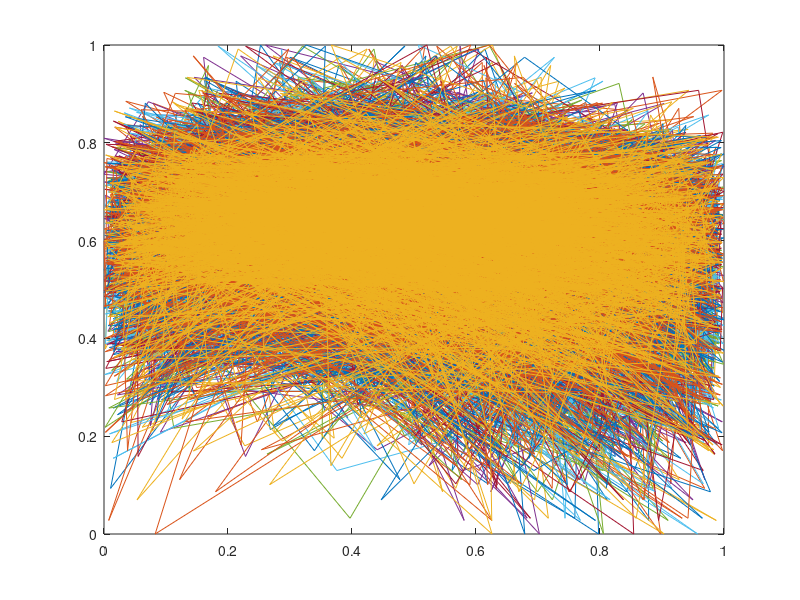

Reproduce this figure in MATLAB.
%%
%Create matrix and initialize to all zeros

load('synthetic.mat');
noTrainSyn = floor(0.9 * length(x));
noValidationSyn= size(x,2)- noTrainSyn;
X = x.';
Y = t;

%%
plot(X,Y);
%% Divide data into training, test and validation

X_rand_syn = randperm(length(X));
X_rand_syn = (X_rand_syn).';
trainingIndexes_syn = X_rand_syn(1:noTrainSyn);
validationIndexes_syn = X_rand_syn(noTrainSyn+1:end);
%%

X_training_syn = X(trainingIndexes_syn,:);
Y_training_syn = Y(trainingIndexes_syn,:);
trainInd2 = trainingIndexes_syn;
%% 

M2= 5;
mu2 = zeros(10,M2);

Xforclosed_syn = randperm(noTrainSyn,M2);
Xforclosed_syn = (Xforclosed_syn).';
% populate mu2 matrix
for i= 1 : M2
    mu2(:,i) = X_training_syn(Xforclosed_syn(i),:); 
end
%% populate sigma_syn
sigma_syn = zeros(10:10);
sigma_syn = var(X_training_syn)*0.1;
for i=1:10
     if sigma_syn(1,i) < 0.0001 
         sigma_syn(1,i) = 0.01;
     end
 end
 
 sigma_syn = diag(sigma_syn);
 D= 10;
 Sigma2= zeros(D,D);
 
 for i= 1:M2
     Sigma2(:,:,i) = sigma_syn;
 end
 

%% Calculate design matrix for training set
phi_syn = zeros(noTrainSyn,M2);
phi_syn(:,1)= 1;
   
for j= 2 : M2

   for i = 1 : noTrainSyn
   a1= inv(Sigma2(:,:,j));   
   b1= (X_training_syn(i,:).'-mu2(:,j)).';
   c1= (X_training_syn(i,:).'-mu2(:,j));
   d1= -0.5 * b1 * a1 * c1;
   phi_syn(i,j) = exp(d1);
   end
   
end

%%
lambda2= 0.2;

w2 = inv( lambda2*eye(M2,M2)+ phi_syn.'*phi_syn)*phi_syn.'*Y_training_syn;

%% Root mean square error for training set

Err2= 0.5 * ((Y_training_syn-(phi_syn*w2)).')*(Y_training_syn-(phi_syn*w2));
trainPer2 = sqrt((2*Err2)/noTrainSyn);


%%
%Validation data calculations
X_validation_syn = X(validationIndexes_syn,:);
Y_validation_syn = Y(validationIndexes_syn,:);
validInd2 = validationIndexes_syn;

%% Calculate design matrix for training set
phi_syn_valid = zeros(noValidationSyn,M2);
phi_syn_valid(:,1)= 1;
   
for j= 2 : M2

   for i = 1 : noValidationSyn
   a1= inv(Sigma2(:,:,j));   
   b1= (X_training_syn(i,:).'-mu2(:,j)).';
   c1= (X_training_syn(i,:).'-mu2(:,j));
   d1= -0.5 * b1 * a1 * c1;
   phi_syn_valid(i,j) = exp(d1);
   end
   
end

%% Root mean square error for validation set

Err2syn= 0.5 * ((Y_validation_syn-(phi_syn_valid*w2)).')*(Y_validation_syn-(phi_syn_valid*w2));
%%
validPer2 = sqrt((2*Err2syn)/noValidationSyn);